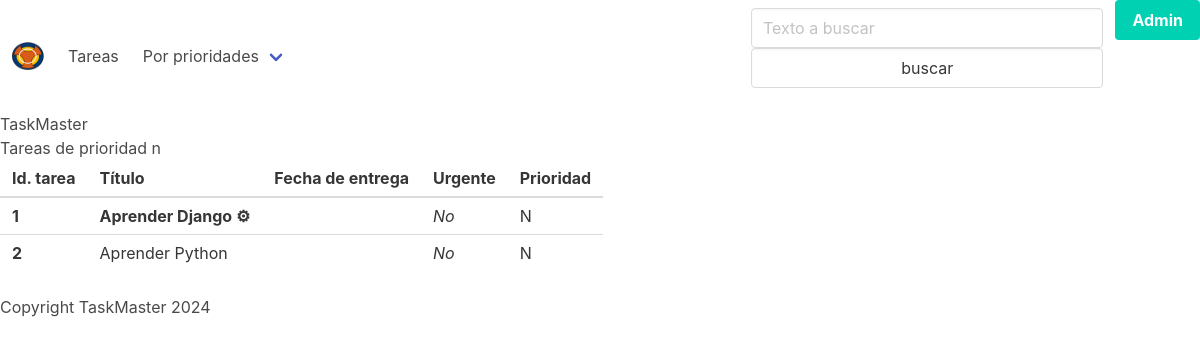
The app's page /tareas/n/ with its own data.
### tasks/models.py (models this page shows, shortened)
class Task(models.Model):
    class Meta:
        verbose_name = "Tarea"
        verbose_name_plural = "Tareas"
    title = models.CharField(
        verbose_name="título",
        max_length=250,
        unique=True,
    )
    subject = models.ForeignKey(
        Subject,
        verbose_name="Asignatura",
        on_delete=models.PROTECT,
        related_name="tasks",
        default=1,
    )
    due_date = models.DateField(
        "Fecha de entrega",
        null=True,
        blank=True,
        default=None,
        validators=[
            fecha_en_futuro,
        ],
    )
    urgent = models.BooleanField(
        "Urgente",
        default=False,
    )
    priority = models.CharField(
        "Prioridad",
        max_length=1,
        choices=PRIORITIES,
        default="N",
    )
    created = models.DateTimeField(auto_now_add=True)
    updated = models.DateTimeField(auto_now=True)

### tasks/views.py (the view)
# urls.py: re_path(r"^tareas/([nhl])/$", views.list_by_priority),
def list_by_priority(request, priority):
    tasks = Task.objects.filter(priority=priority.upper())
    return render(
        request,
        "tasks/list_tasks.html",
        {
            "title": f"Tareas de prioridad {priority}",
            "tasks": tasks,
        },
    )

### tasks/templates/tasks/list_tasks.html
{% extends 'tasks/base.html' %}
{% block content %}
{% include "tasks/task_table.html" %}
{% endblock content %}

### tasks/templates/tasks/task_table.html (shortened to what this page needs)
<table class="table">
    <thead>
        <tr>
            <th>Id. tarea</th>
            <th>Título</th>
            <th>Fecha de entrega</th>
            <th>Urgente</th>
            <th>Prioridad</th>
        </tr>
    </thead>
    <tbody>
    {% for task in tasks %}
        <tr>
            <th>{{ task.id }}</th>
            <td>
               {% if forloop.first %}
                <b>  {{ task.title|capfirst|add:" ⚙" }} </b>
               {% else %}
                {{ task.title  }}
               {% endif %}
            </td>
            <td>
            </td>
            <td>
                {% if task.urgent %}
                  <b class="urgente"> Si </b>
                {% else %}
                  <i class="no-urgente"> No </i>
                {% endif %}
            </td>
            <td>
                {{ task.priority }}
            </td>
        </tr>
    {% endfor %}
    </tbody>
</table>

### records on screen
Task: id "1", title|add "Aprender Django ⚙", urgent "No", priority "N"
Task: id "2", title "Aprender Python", urgent "No", priority "N"

### other values on screen
{{ title }} "Tareas de prioridad n"
